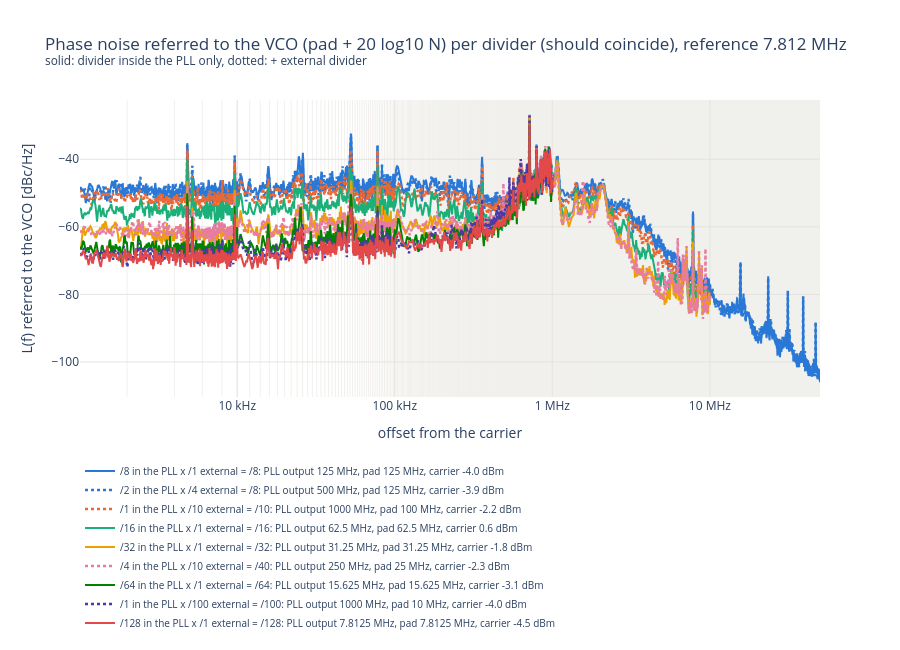

Write notebook code for a chart like this one.
### Code cell
# Phase noise referred to the VCO (pad + 20 log10 N) for every divider: ideally the curves coincide.
# Colour = total divider N (settings with the same N share a colour); solid = divider inside the PLL only (pad = PLL
# output), dotted = PLL divider + external divider. Legend: division inside the PLL x outside = total, frequencies.
from plotly.colors import sample_colorscale

PALETTE_N = ["#2a78d6", "#eb6834", "#1baf7a", "#eda100", "#e87ba4", "#008300", "#4a3aa7", "#e34948"]
totals = sorted(ok["total_div"].unique())
N_COLORS = dict(zip(totals, PALETTE_N if len(totals) <= len(PALETTE_N) else
                    sample_colorscale("Viridis", list(np.linspace(0, 0.9, len(totals))))))
fig = go.Figure()
for r in ok.sort_values(["total_div", "ext_div"]).itertuples():
    lt = traces[(traces["divider"] == r.divider) & (traces["kind"] == "L_trace")]
    if lt.empty:
        continue
    external = r.ext_div > 1
    name = (f"/{r.pll_div:.0f} in the PLL x /{r.ext_div:.0f} external = /{r.total_div:.0f}: "
            f"PLL output {r.f_pll_out / 1e6:g} MHz, pad {r.f_out / 1e6:g} MHz, carrier {r.carrier_dbm:.1f} dBm")
    fig.add_scatter(x=lt["freq"], y=lt["level_dbm"] + 20 * np.log10(r.total_div), mode="lines", name=name,
                    line=dict(color=N_COLORS[r.total_div], width=2.5 if external else 2,
                              dash="dot" if external else "solid"),
                    hovertemplate=f"/{r.pll_div:.0f} x /{r.ext_div:.0f}<br>%{{x:.3s}}Hz: %{{y:.1f}} dBc/Hz<extra></extra>")
fig.update_layout(title=f"Phase noise referred to the VCO (pad + 20 log10 N) per divider (should coincide), {REF_TXT}"
                        "<br><sup>solid: divider inside the PLL only, dotted: + external divider</sup>",
                  template="plotly_white", height=650, legend=dict(orientation="h", y=-0.2, font=dict(size=10)),
                  hoverlabel=dict(namelength=-1))
fig.update_xaxes(title="offset from the carrier", gridcolor=GRID, **OFFSET_AXIS)
fig.update_yaxes(title="L(f) referred to the VCO [dBc/Hz]", gridcolor=GRID)
save(fig, "phase_noise")

### Figure 1 — Plotly figure (JSON) as saved in the notebook; plotly's stock layout.template omitted (floating-point values rounded to 4 significant figures; data arrays with more than 128 entries replaced by an {"elided": "..."} marker saying what was removed)
{"data": [{"hovertemplate": "/8 x /1<br>%{x:.3s}Hz: %{y:.1f} dBc/Hz<extra></extra>", "line": {"color": "#2a78d6", "dash": "solid", "width": 2}, "mode": "lines", "name": "/8 in the PLL x /1 external = /8: PLL output 125 MHz, pad 125 MHz, carrier -4.0 dBm", "type": "scatter", "x": {"elided": "3201 float values"}, "y": {"elided": "3201 float values"}}, {"hovertemplate": "/2 x /4<br>%{x:.3s}Hz: %{y:.1f} dBc/Hz<extra></extra>", "line": {"color": "#2a78d6", "dash": "dot", "width": 2.5}, "mode": "lines", "name": "/2 in the PLL x /4 external = /8: PLL output 500 MHz, pad 125 MHz, carrier -3.9 dBm", "type": "scatter", "x": {"elided": "3201 float values"}, "y": {"elided": "3201 float values"}}, {"hovertemplate": "/1 x /10<br>%{x:.3s}Hz: %{y:.1f} dBc/Hz<extra></extra>", "line": {"color": "#eb6834", "dash": "dot", "width": 2.5}, "mode": "lines", "name": "/1 in the PLL x /10 external = /10: PLL output 1000 MHz, pad 100 MHz, carrier -2.2 dBm", "type": "scatter", "x": {"elided": "2400 float values"}, "y": {"elided": "2400 float values"}}, {"hovertemplate": "/16 x /1<br>%{x:.3s}Hz: %{y:.1f} dBc/Hz<extra></extra>", "line": {"color": "#1baf7a", "dash": "solid", "width": 2}, "mode": "lines", "name": "/16 in the PLL x /1 external = /16: PLL output 62.5 MHz, pad 62.5 MHz, carrier 0.6 dBm", "type": "scatter", "x": {"elided": "2400 float values"}, "y": {"elided": "2400 float values"}}, {"hovertemplate": "/32 x /1<br>%{x:.3s}Hz: %{y:.1f} dBc/Hz<extra></extra>", "line": {"color": "#eda100", "dash": "solid", "width": 2}, "mode": "lines", "name": "/32 in the PLL x /1 external = /32: PLL output 31.25 MHz, pad 31.25 MHz, carrier -1.8 dBm", "type": "scatter", "x": {"elided": "2400 float values"}, "y": {"elided": "2400 float values"}}, {"hovertemplate": "/4 x /10<br>%{x:.3s}Hz: %{y:.1f} dBc/Hz<extra></extra>", "line": {"color": "#e87ba4", "dash": "dot", "width": 2.5}, "mode": "lines", "name": "/4 in the PLL x /10 external = /40: PLL output 250 MHz, pad 25 MHz, carrier -2.3 dBm", "type": "scatter", "x": {"elided": "2400 float values"}, "y": {"elided": "2400 float values"}}, {"hovertemplate": "/64 x /1<br>%{x:.3s}Hz: %{y:.1f} dBc/Hz<extra></extra>", "line": {"color": "#008300", "dash": "solid", "width": 2}, "mode": "lines", "name": "/64 in the PLL x /1 external = /64: PLL output 15.625 MHz, pad 15.625 MHz, carrier -3.1 dBm", "type": "scatter", "x": {"elided": "1800 float values"}, "y": {"elided": "1800 float values"}}, {"hovertemplate": "/1 x /100<br>%{x:.3s}Hz: %{y:.1f} dBc/Hz<extra></extra>", "line": {"color": "#4a3aa7", "dash": "dot", "width": 2.5}, "mode": "lines", "name": "/1 in the PLL x /100 external = /100: PLL output 1000 MHz, pad 10 MHz, carrier -4.0 dBm", "type": "scatter", "x": {"elided": "1800 float values"}, "y": {"elided": "1800 float values"}}, {"hovertemplate": "/128 x /1<br>%{x:.3s}Hz: %{y:.1f} dBc/Hz<extra></extra>", "line": {"color": "#e34948", "dash": "solid", "width": 2}, "mode": "lines", "name": "/128 in the PLL x /1 external = /128: PLL output 7.8125 MHz, pad 7.8125 MHz, carrier -4.5 dBm", "type": "scatter", "x": {"elided": "1800 float values"}, "y": {"elided": "1800 float values"}}], "layout": {"height": 650, "hoverlabel": {"namelength": -1}, "legend": {"font": {"size": 10}, "orientation": "h", "y": -0.2}, "title": {"text": "Phase noise referred to the VCO (pad + 20 log10 N) per divider (should coincide), reference 7.812 MHz<br><sup>solid: divider inside the PLL only, dotted: + external divider</sup>"}, "xaxis": {"gridcolor": "#e4e3df", "minor": {"gridcolor": "#f1f0ed", "showgrid": true}, "ticktext": ["1 kHz", "10 kHz", "100 kHz", "1 MHz", "10 MHz", "100 MHz"], "tickvals": [1000, 10000, 100000, 1000000, 10000000, 100000000], "title": {"text": "offset from the carrier"}, "type": "log"}, "yaxis": {"gridcolor": "#e4e3df", "title": {"text": "L(f) referred to the VCO [dBc/Hz]"}}}}
